Frame 1 (no input): blank canvas, image omitted
Frame 60 (no input): blank canvas, image omitted
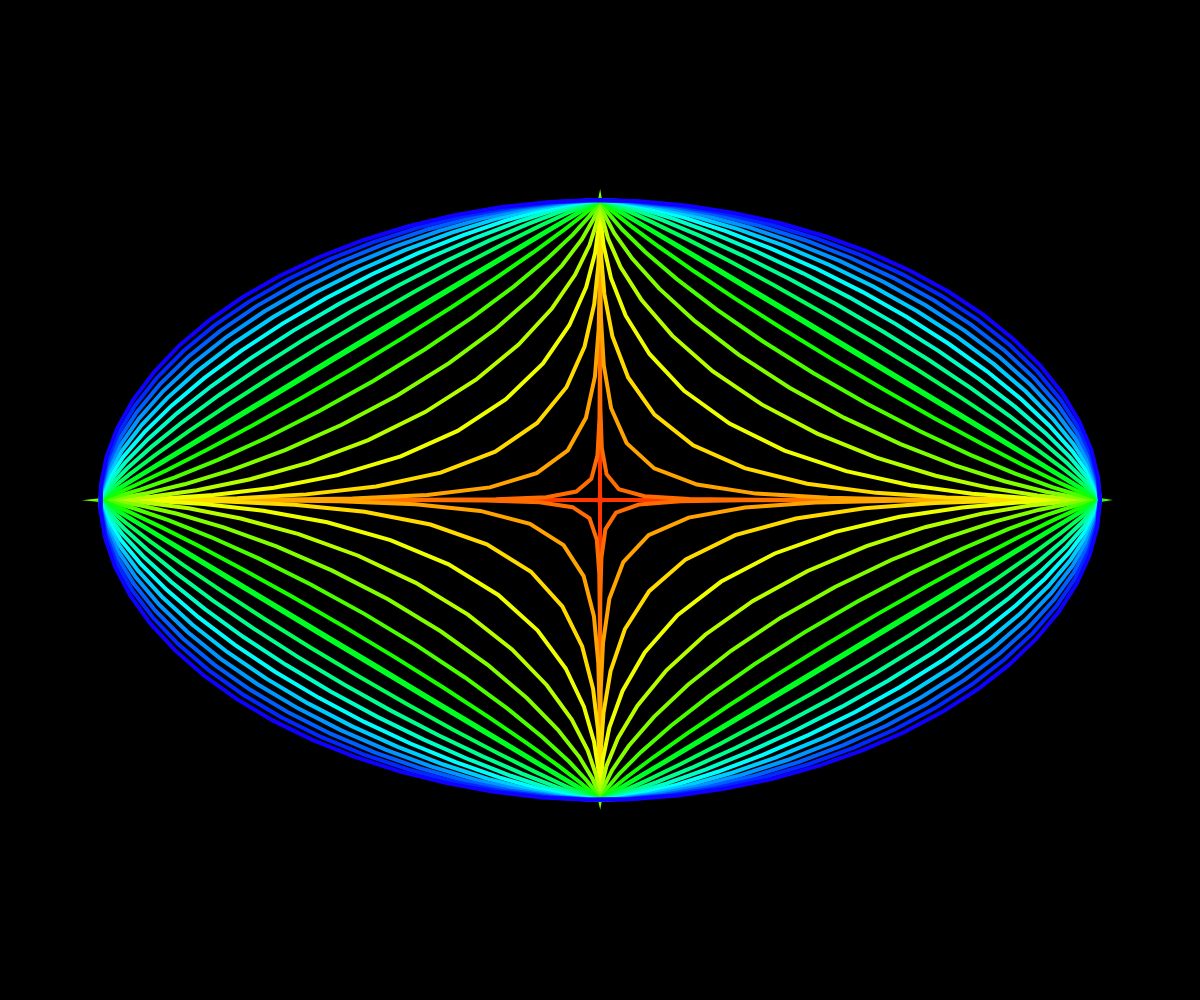
Frame 120 (the mouse pressed at the canvas centre since frame 60)

The p5.js sketch whose frames 1 and 60 were blank and that drew this single picture after the mouse press (run headless with seeded random() and noise() and a simulated clock; from frame 60 on, the mouse is pressed at the canvas centre):

// p5.js sketch
// ── sketch.js
let a = 500;
let b = 300;
let n = 4;
function setup() {
  createCanvas(windowWidth,windowHeight, 400);
  colorMode(HSB);
}
function draw() {
  background(0);
  strokeWeight(4);
    n = map(mouseX,0,width,0,2)
  translate(width / 2, height / 2);
//   for (n = 0.01; n < 2; n += 0.1) {
      let hu = map(n,0.01,2,0,255);
    noFill();
    stroke(hu,255,255)
    let fact = 2 / n;
    beginShape();
    for (let ang = 0; ang < TWO_PI; ang += 0.1) {
      let x = pow(abs(cos(ang)), fact) * a * sign(cos(ang));
      let y = pow(abs(sin(ang)), fact) * b * sign(sin(ang));
      vertex(x, y);
    }
    endShape(CLOSE);
//   }
if(mouseIsPressed){
      for (n = 0.01; n < 2; n += 0.1) {
        let hu = map(n,0.01,2,0,255);
        noFill();
        stroke(hu,255,255)
        let fact = 2 / n;
        beginShape();
        for (let ang = 0; ang < TWO_PI; ang += 0.1) {
          let x = pow(abs(cos(ang)), fact) * a * sign(cos(ang));
          let y = pow(abs(sin(ang)), fact) * b * sign(sin(ang));
          vertex(x, y);
        }
        endShape(CLOSE);
      }
}
}

function sign(a) {
  if (a === 0) return 0;
  else if (a < 0) return -1;
  else return 1;
}
